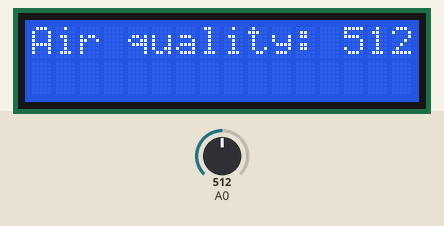
Recording of a sketch running on a simulated Arduino Uno, built with avr-gcc and run on an emulated ATmega328P. Parts: 16×2 character LCD. The test bench sets the inputs (shaded band); at power-on: A0 = 512. What the sketch prints to the serial monitor is not drawn.

Above: at 1.2 s.
1.3 s: A0 set to 716
At 2.1 s:
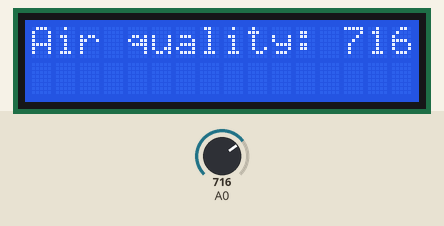
2.8 s: A0 set to 900
At 3.6 s:
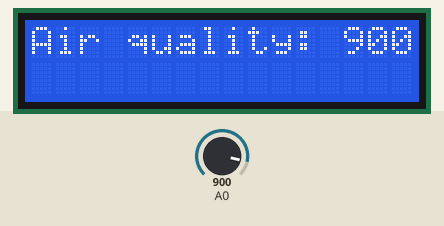
4.3 s: A0 set to 1023
At 5.6 s:
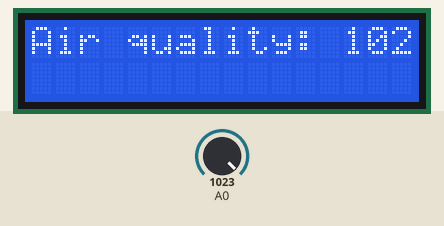
Timing chart, 0 to 7.3 s (numbered marks = the images above; inputs shaded):
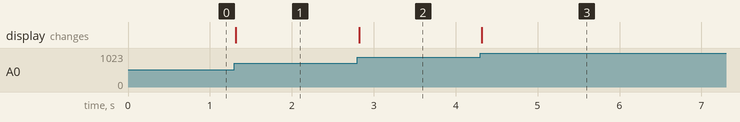

The sketch:

Standalone_Airquality.ino
```cpp
#include<LiquidCrystal_I2C.h>
#include <Wire.h>

LiquidCrystal_I2C lcd(0x27,16,2);

void setup() {
  // put your setup code here, to run once:
pinMode(A0,INPUT);
lcd.init();
lcd.backlight();
Serial.begin(9600);
}

void loop() {
  // put your main code here, to run repeatedly:
  int mq_value=analogRead(A0);
  Serial.print(mq_value);
  lcd.setCursor(0,0);
  lcd.print("Air quality: ");
  lcd.print(mq_value);
}
```

Measured:
- after the input at 1.3 s, the display: changes at once (image 1)
- after the input at 2.8 s, the display: changes at once (image 2)
- after the input at 4.3 s, the display: changes at once (image 3)
